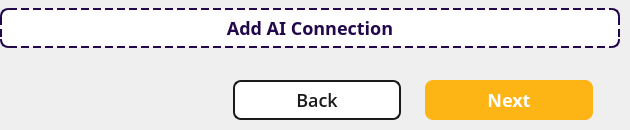
<?xml version="1.0" encoding="UTF-8"?>
<ui version="4.0">
 <class>AIConnectionsPanel</class>
 <widget class="QWidget" name="AIConnectionsPanel">
  <property name="geometry">
   <rect>
    <x>0</x>
    <y>0</y>
    <width>630</width>
    <height>130</height>
   </rect>
  </property>
  <property name="sizePolicy">
   <sizepolicy hsizetype="Fixed" vsizetype="Maximum">
    <horstretch>0</horstretch>
    <verstretch>0</verstretch>
   </sizepolicy>
  </property>
  <property name="minimumSize">
   <size>
    <width>630</width>
    <height>0</height>
   </size>
  </property>
  <property name="maximumSize">
   <size>
    <width>630</width>
    <height>16777215</height>
   </size>
  </property>
  <property name="windowTitle">
   <string>Form</string>
  </property>
  <property name="styleSheet">
   <string notr="true">#addButton {
	background: white;
	border: 2px dashed #22084B;
	border-radius: 8px;
	font-family: Open-Sans;
	font-weight: 500;
	font-size: 18px;
	color: #22084B;
}

#addButton:hover {
	background-color: #D6ECFF;
}

#addButton:pressed {
    background-color: #B7DCFF;
    padding-top: 2px;
	padding-left: 2px;
}

#nextButton {
	background: #FDB515;
	border: none;
	border-radius: 8px;
	font-family: Open-Sans;
	font-weight: 500;
	font-size: 18px;
	color: white;
}

#nextButton:hover {
    background-color: #E6A512;
}

#nextButton:pressed {
    background-color: #CC8F0F;
    padding-top: 2px;
	padding-left: 2px;
}

#backButton {
	background: white;
	border: 2px solid #1A1A1A;
	border-radius: 8px;
	font-family: Open Sans;
	font-weight: 500;
	font-size: 18px;
	color: #1A1A1A;
}

#backButton:hover {
    background-color: #D6ECFF;
}

#backButton:pressed {
    background-color: #B7DCFF;
    padding-top: 2px;
	padding-left: 2px;
}
</string>
  </property>
  <layout class="QVBoxLayout" name="mainLayout">
   <property name="spacing">
    <number>24</number>
   </property>
   <property name="leftMargin">
    <number>0</number>
   </property>
   <property name="topMargin">
    <number>0</number>
   </property>
   <property name="rightMargin">
    <number>0</number>
   </property>
   <property name="bottomMargin">
    <number>0</number>
   </property>
   <item>
    <layout class="QVBoxLayout" name="aiConnectionLayout"/>
   </item>
   <item>
    <widget class="QPushButton" name="addButton">
     <property name="sizePolicy">
      <sizepolicy hsizetype="Fixed" vsizetype="Fixed">
       <horstretch>0</horstretch>
       <verstretch>0</verstretch>
      </sizepolicy>
     </property>
     <property name="minimumSize">
      <size>
       <width>620</width>
       <height>40</height>
      </size>
     </property>
     <property name="maximumSize">
      <size>
       <width>620</width>
       <height>40</height>
      </size>
     </property>
     <property name="text">
      <string>Add AI Connection</string>
     </property>
     <property name="icon">
      <iconset resource="../../../../Resources/Resources.qrc">
       <normaloff>:/images/Automations/dataset_add.svg</normaloff>:/images/Automations/dataset_add.svg</iconset>
     </property>
    </widget>
   </item>
   <item>
    <widget class="QWidget" name="ButtonsContainer" native="true">
     <property name="sizePolicy">
      <sizepolicy hsizetype="Fixed" vsizetype="Fixed">
       <horstretch>0</horstretch>
       <verstretch>0</verstretch>
      </sizepolicy>
     </property>
     <layout class="QHBoxLayout" name="horizontalLayout">
      <property name="spacing">
       <number>24</number>
      </property>
      <property name="leftMargin">
       <number>0</number>
      </property>
      <property name="topMargin">
       <number>0</number>
      </property>
      <property name="rightMargin">
       <number>0</number>
      </property>
      <property name="bottomMargin">
       <number>0</number>
      </property>
      <item>
       <spacer name="horizontalSpacer">
        <property name="orientation">
         <enum>Qt::Orientation::Horizontal</enum>
        </property>
        <property name="sizeHint" stdset="0">
         <size>
          <width>233</width>
          <height>20</height>
         </size>
        </property>
       </spacer>
      </item>
      <item>
       <widget class="QPushButton" name="backButton">
        <property name="minimumSize">
         <size>
          <width>168</width>
          <height>40</height>
         </size>
        </property>
        <property name="maximumSize">
         <size>
          <width>168</width>
          <height>40</height>
         </size>
        </property>
        <property name="text">
         <string>Back</string>
        </property>
       </widget>
      </item>
      <item>
       <widget class="QPushButton" name="nextButton">
        <property name="minimumSize">
         <size>
          <width>168</width>
          <height>40</height>
         </size>
        </property>
        <property name="maximumSize">
         <size>
          <width>168</width>
          <height>40</height>
         </size>
        </property>
        <property name="text">
         <string>Next</string>
        </property>
       </widget>
      </item>
     </layout>
    </widget>
   </item>
  </layout>
 </widget>
 <resources>
  <include location="../../../../Resources/Resources.qrc"/>
 </resources>
 <connections/>
</ui>
